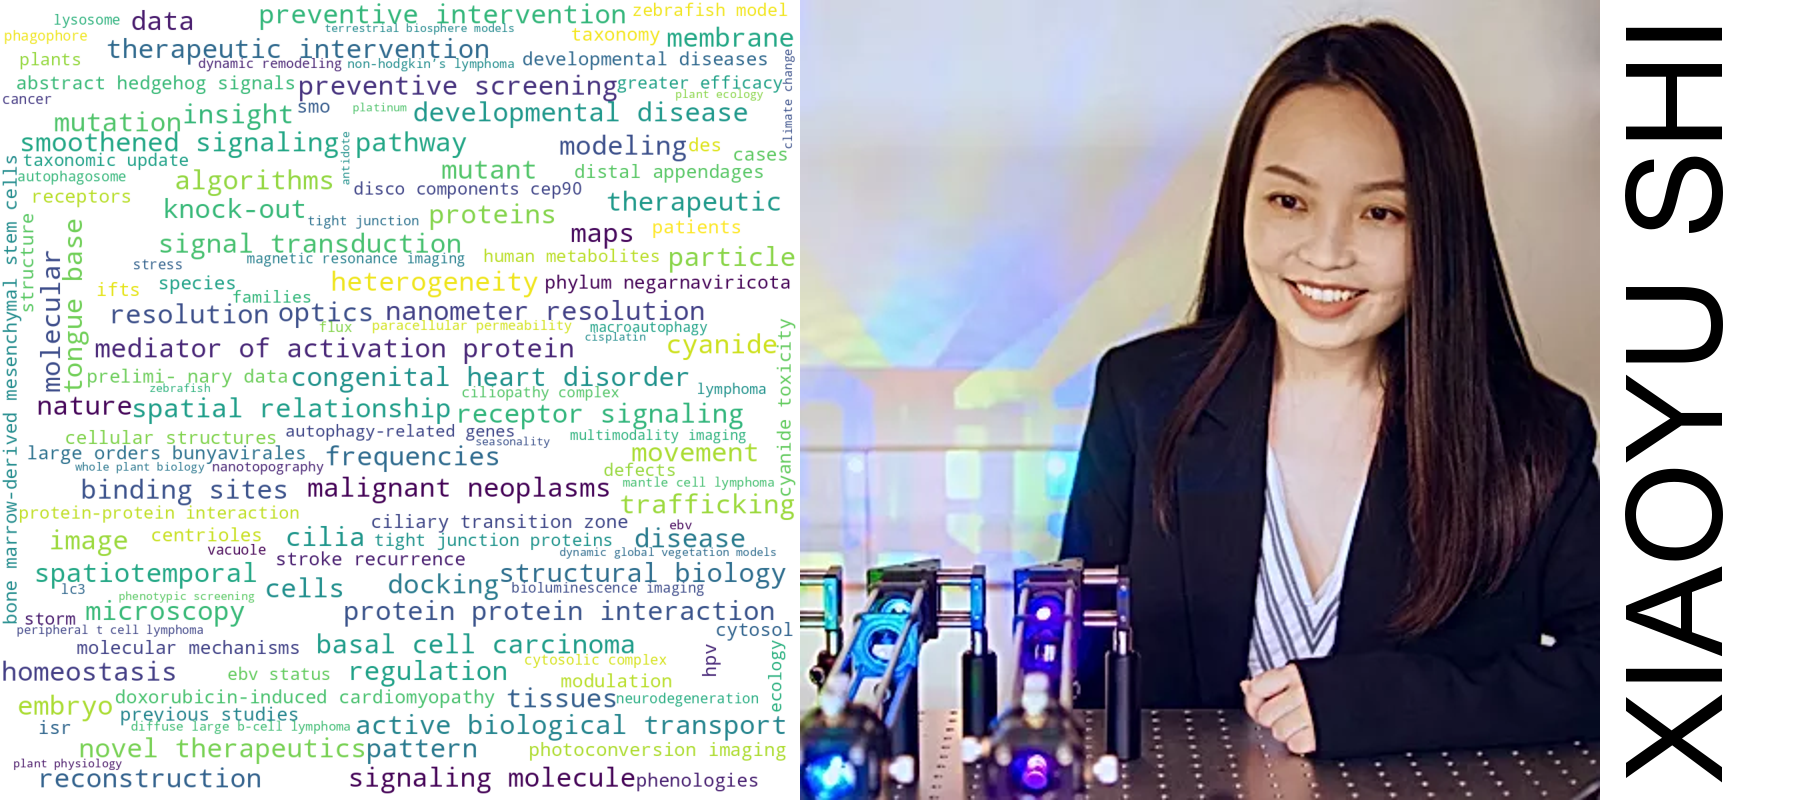

Python code for this plot:
from PIL import Image, ImageDraw, ImageFont
from PIL import PSDraw
from os.path import exists
import math
from random import randint, choice

from PIWordCloud import PI

def makeVignette(thisPI):

    title_short_side = 200

    path_to_wordcloud = 'results/220807/' + thisPI.lastName + '.png'

    if exists(path_to_wordcloud):
        img_wordcloud = Image.open(path_to_wordcloud)
    else:
        return

    photo_folder = 'data/photos/'

    path_to_photo = photo_folder + thisPI.lastName + thisPI.firstName[0] + ".jpeg"
    if exists(path_to_photo):
        photo_true = 1
        photo_raw = Image.open(path_to_photo)

        if photo_raw.width < photo_raw.height:
            vignette_is_landscape = 1
        else:
            vignette_is_landscape = 0

        if vignette_is_landscape:
            vignette_height = img_wordcloud.height
            photo_height = math.ceil(vignette_height)
            photo_width = math.ceil(photo_height/photo_raw.height*photo_raw.width)
            title_long_side = img_wordcloud.height
            vignette_width = img_wordcloud.width+photo_width+title_short_side

        else:
            vignette_width = img_wordcloud.width
            photo_width = math.ceil(vignette_width)
            photo_height = math.ceil(photo_width/photo_raw.width*photo_raw.height)
            title_long_side = img_wordcloud.width
            vignette_height = img_wordcloud.height+photo_height+title_short_side    

        # ------ Resize
        photo = photo_raw.resize((photo_width, photo_height))
    else:
        photo_true = 0
        vignette_is_landscape = randint(0,1)
        if vignette_is_landscape:
            vignette_height = img_wordcloud.height
            title_long_side = img_wordcloud.height
            vignette_width = img_wordcloud.width+title_short_side

        else:
            vignette_width = img_wordcloud.width
            title_long_side = img_wordcloud.width
            vignette_height = img_wordcloud.height+title_short_side    




    # ------- Create text

    title = thisPI.firstName.upper() + " " + thisPI.lastName.upper() + "@UCI"

    img_title = Image.new("RGBA", (title_long_side,title_short_side), color=(255,255,255))
    # Image is converted into editable form using
    # Draw function and assigned to d1
    img_draw = ImageDraw.Draw(img_title)
    # Font selection and size selection
    myFont = ImageFont.truetype("Arial.ttf", 200)
    title_size = myFont.getsize(title)
    myFont = ImageFont.truetype("Arial.ttf", math.floor(title_long_side*200/title_size[0]))

    # Decide the text location, color and font
    #d1.text((65, 10), "Sample text", fill =(255, 0, 0),font=myFont)
    img_draw.text((title_long_side/2, 0), title, align="center",anchor='ma', fill =(0, 0, 0),font=myFont)

    if vignette_is_landscape:
        img_title = img_title.rotate(angle=-90,expand=True)

    # -------  Merge
    image_vignette = Image.new("RGBA", (vignette_width,vignette_height))
    image_vignette.paste(img_wordcloud)

    if vignette_is_landscape:
        if photo_true:
            image_vignette.paste(photo, (img_wordcloud.width, 0))
            image_vignette.paste(img_title,(img_wordcloud.width+photo_width,0))
        else:
            image_vignette.paste(img_title,(img_wordcloud.width,0))

    else:
        if photo_true:
            image_vignette.paste(photo, (0, img_wordcloud.height))
            image_vignette.paste(img_title,(0,img_wordcloud.height+photo_height))
        else:
            image_vignette.paste(img_title,(0,img_wordcloud.height))


    image_vignette.save("results/vignettes/" + thisPI.lastName + ".png")


if __name__ == "__main__":

    thisPI = PI("Emerson", "J")
    makeVignette(thisPI)